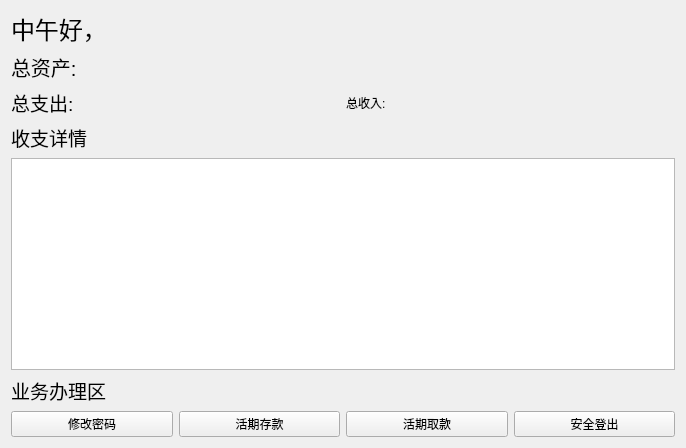
<?xml version="1.0" encoding="UTF-8"?>
<ui version="4.0">
 <class>userwindow</class>
 <widget class="QWidget" name="userwindow">
  <property name="geometry">
   <rect>
    <x>0</x>
    <y>0</y>
    <width>686</width>
    <height>448</height>
   </rect>
  </property>
  <property name="windowTitle">
   <string>userwindow</string>
  </property>
  <layout class="QVBoxLayout" name="verticalLayout_4">
   <item>
    <widget class="QLabel" name="welcomeLabel">
     <property name="font">
      <font>
       <pointsize>18</pointsize>
      </font>
     </property>
     <property name="text">
      <string>中午好，</string>
     </property>
    </widget>
   </item>
   <item>
    <layout class="QVBoxLayout" name="verticalLayout_2">
     <item>
      <widget class="QLabel" name="balanceLabel">
       <property name="font">
        <font>
         <pointsize>15</pointsize>
        </font>
       </property>
       <property name="text">
        <string>总资产:</string>
       </property>
      </widget>
     </item>
     <item>
      <layout class="QHBoxLayout" name="horizontalLayout_2">
       <item>
        <widget class="QLabel" name="totalRevenueLabel">
         <property name="font">
          <font>
           <pointsize>14</pointsize>
          </font>
         </property>
         <property name="text">
          <string>总支出:</string>
         </property>
        </widget>
       </item>
       <item>
        <widget class="QLabel" name="totalIncomeLabel">
         <property name="text">
          <string>总收入:</string>
         </property>
        </widget>
       </item>
      </layout>
     </item>
    </layout>
   </item>
   <item>
    <widget class="QLabel" name="label_3">
     <property name="font">
      <font>
       <pointsize>14</pointsize>
      </font>
     </property>
     <property name="text">
      <string>收支详情</string>
     </property>
    </widget>
   </item>
   <item>
    <widget class="QTableView" name="finical">
     <property name="toolTip">
      <string>&lt;html&gt;&lt;head/&gt;&lt;body&gt;&lt;p&gt;&lt;br/&gt;&lt;/p&gt;&lt;/body&gt;&lt;/html&gt;</string>
     </property>
    </widget>
   </item>
   <item>
    <layout class="QVBoxLayout" name="verticalLayout">
     <item>
      <widget class="QLabel" name="label_4">
       <property name="font">
        <font>
         <pointsize>14</pointsize>
        </font>
       </property>
       <property name="text">
        <string>业务办理区</string>
       </property>
      </widget>
     </item>
     <item>
      <layout class="QHBoxLayout" name="horizontalLayout_3">
       <item>
        <widget class="QPushButton" name="changePasswordButton">
         <property name="text">
          <string>修改密码</string>
         </property>
        </widget>
       </item>
       <item>
        <widget class="QPushButton" name="depositButton">
         <property name="text">
          <string>活期存款</string>
         </property>
        </widget>
       </item>
       <item>
        <widget class="QPushButton" name="withDrawButton">
         <property name="text">
          <string>活期取款</string>
         </property>
        </widget>
       </item>
       <item>
        <widget class="QPushButton" name="safeLogoutButton">
         <property name="text">
          <string>安全登出</string>
         </property>
        </widget>
       </item>
      </layout>
     </item>
    </layout>
   </item>
  </layout>
 </widget>
 <resources/>
 <connections/>
 <slots>
  <slot>despoitEvent()</slot>
 </slots>
</ui>
